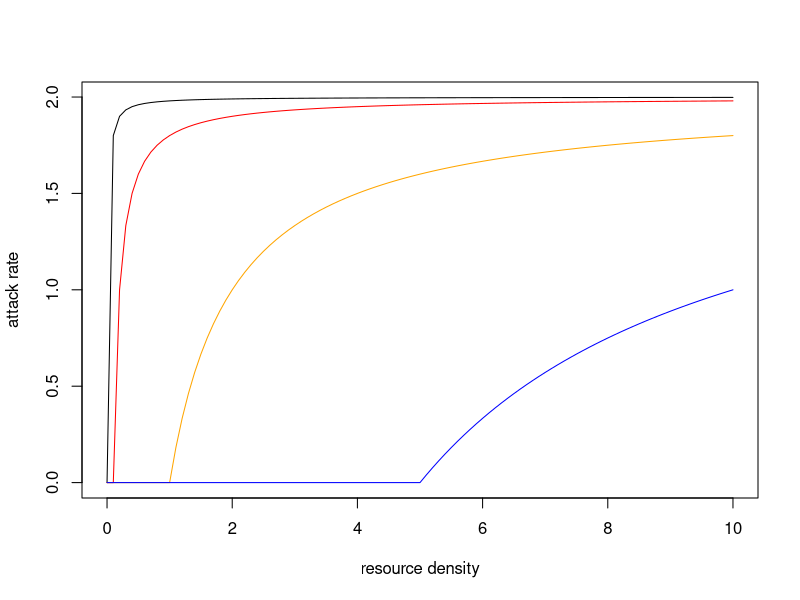
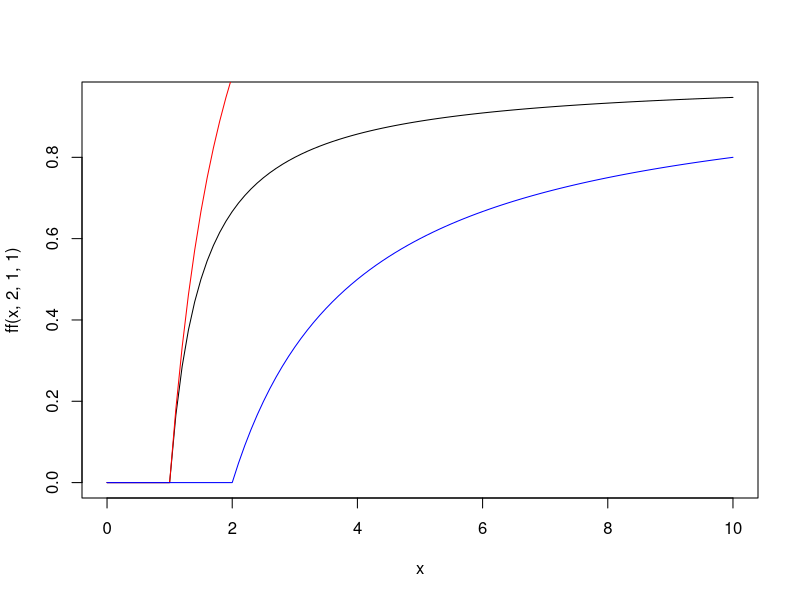
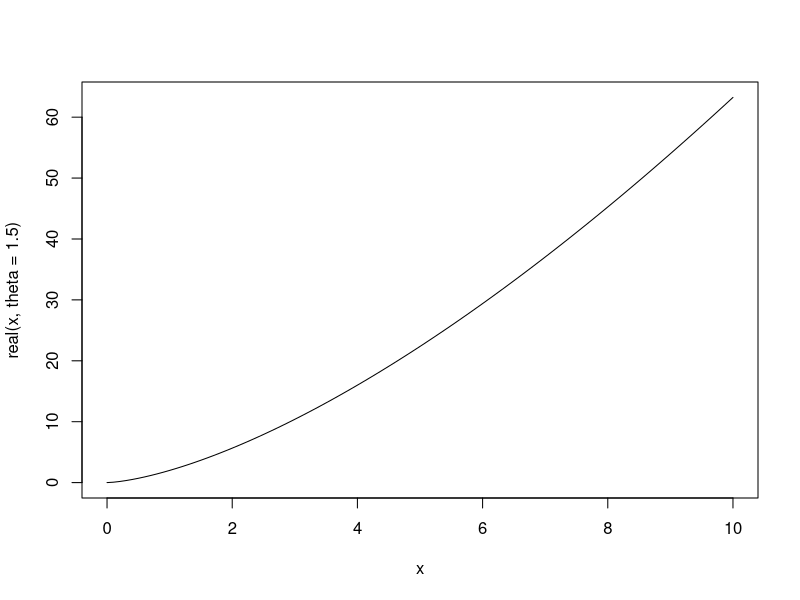
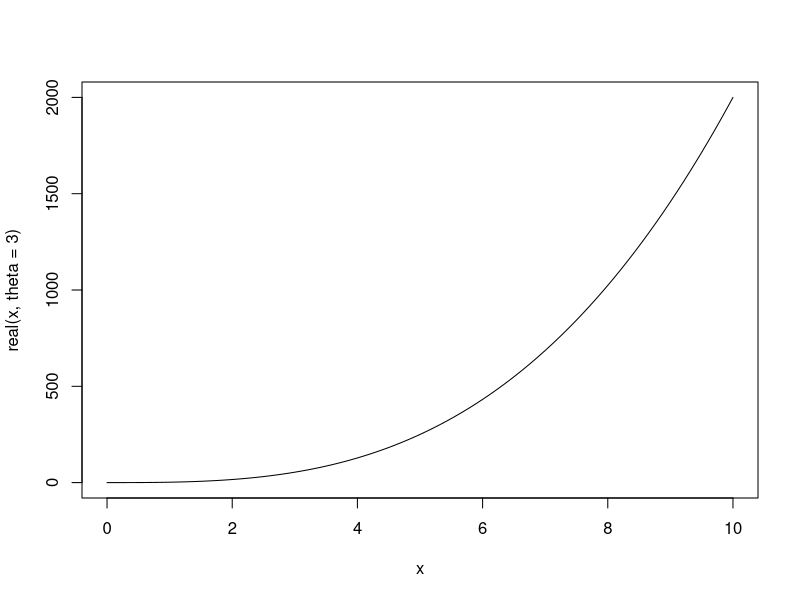
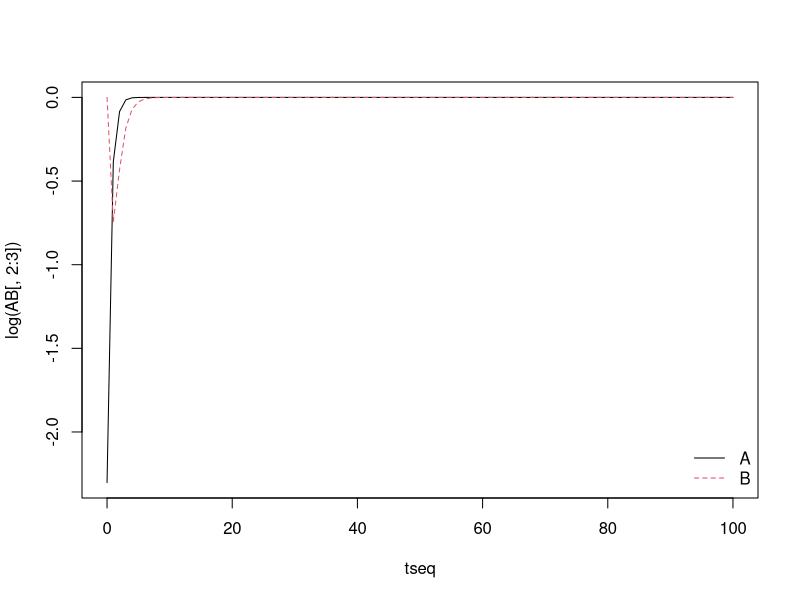
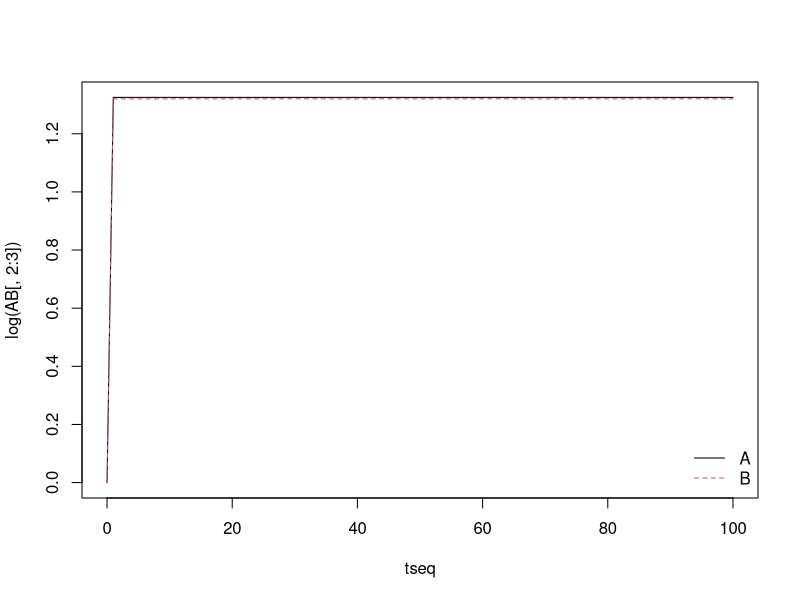
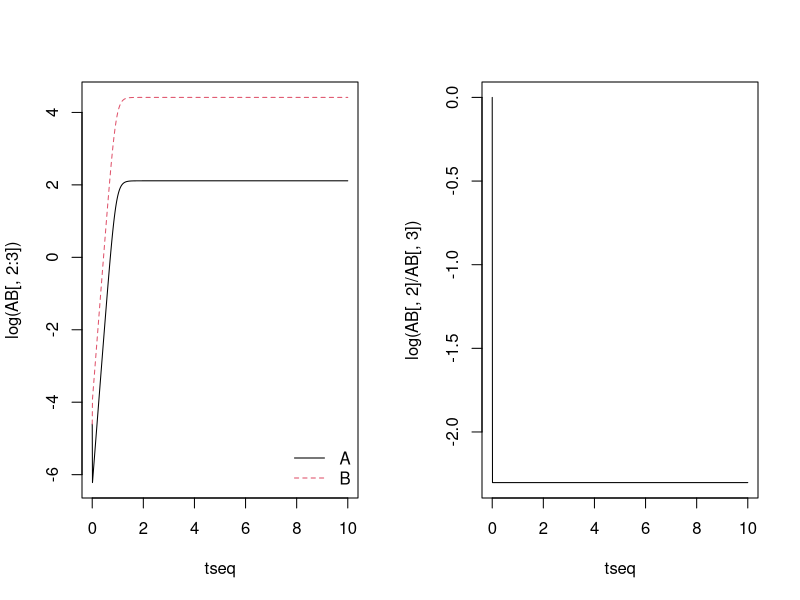
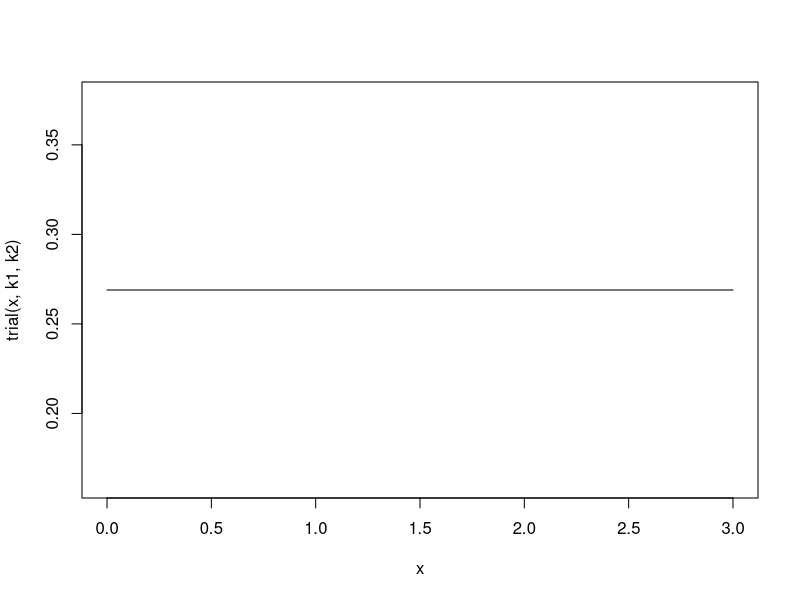

These charts were generated, in order, by the following R code:
### Effects of refuges on attack rates and functional response ###

# Prey always find refuges ------------------------------------------------

af <- function(x,a,p){
  ifelse(x<=p,0,a*(x-p)/x)
}
curve(af(x,2,0.01),xlim=c(0,10),xlab="resource density",ylab="attack rate")
curve(af(x,2,0.1),xlim=c(0,10),add=T,col="red")
curve(af(x,2,1),xlim=c(0,10),add=T,col="orange")
curve(af(x,2,5),xlim=c(0,10),add=T,col="blue")

# Prey find refuges with probability p ------------------------------------
# (or spend a fraction of their time p in them)

ff <- function(x,a,h,p){
  ifelse(x<=p,0,a*(x-p)/(1+a*h*(x-p)) )
}
curve(ff(x,2,1,1),xlim=c(0,10))
curve(af(x,2,1),add=T,col="red")
curve(af(x,1,2),add=T,col="blue")

# Hill function -----------------------------------------------------------

real <- function(x,a=2,h=2,theta=1.5){
  a*x^theta
}
  # from Real / Hill functional response 
curve(real(x,theta=1.5),xlim=c(0,10))
curve(real(x,theta=3),xlim=c(0,10))

# Turchin models ----------------------------------------------------------

require(deSolve)
tseq <- 0:100
dAB <- function(t,y,parms){
  A <- y[1]
  B <- y[2]
  with(parms, {
    dA <- b*B - a*A
    dB <- a*A - b*B
    list(c(dA=dA,dB=dB))
  })
}
AB <- ode(y=c(2,1),times=tseq,func=dAB,parms=list(a=1,b=2))

dAB <- function(t,y,parms){
  A <- y[1]
  B <- y[2]
  with(parms, {
    dA <- (c*B + r*A)*(1-A/m)
    dB <- s*A - c*B*(1-A/m) - d*B
    list(c(dA=dA,dB=dB))
  })
}

s <- 1
c <- 1
m <- 1
d <- 1
r <- 1
AB <- ode(y=c(0.1,1),times=tseq,func=dAB,parms=list(s=s,c=c,m=m,d=d,r=r))
matplot(tseq,log(AB[,2:3]),type="l")
legend("bottomright",legend=LETTERS[1:2],col=1:2,lty=1:2,bty="n")

# Migration models --------------------------------------------------------

require(deSolve)
tseq <- 0:100

dAB <- function(t,y,parms){
  A <- y[1]
  B <- y[2]
  with(parms, {
    dA <- b*(A+B) - d*(A+B)^2 + m2*B*(1-A/k2) - m1*A*(1-B/k1)
    dB <- b*(A+B) - d*(A+B)^2 + m1*A*(1-B/k1) - m2*B*(1-A/k2) - x*B
    list(c(dA=dA,dB=dB))
  })
}

mypars <- list(
  b = 10,
  d = 1,
  m1 = 1000,
  m2 = 1000,
  k1 = 0.001,
  k2 = 0.001,
  x = 10
)

AB <- ode(y=c(1,1),times=tseq,func=dAB,parms=mypars)
matplot(tseq,log(AB[,2:3]),type="l")
legend("bottomright",legend=LETTERS[1:2],col=1:2,lty=1:2,bty="n")

# Abrams models -----------------------------------------------------------

require(deSolve)
tseq <- seq(0,10,length.out=1000)

dAB <- function(t,y,parms){
  A <- y[1]
  B <- y[2]
  with(parms, {
    dA <- A * (b - (A+B)/k - m1) + m2*B
    dB <- B * (b*0.01 - (A+B)/k - x - m2) + m1*A
    list(c(dA=dA,dB=dB))
  })
}

mypars <- list(
  b = 1000,
  k = 10,
  m1 = 10^8,
  m2 = 10^7,
  x = 100
)

par(mfrow=c(1,2))
AB <- ode(y=c(0.01,0.01),times=tseq,func=dAB,parms=mypars)
matplot(tseq,log(AB[,2:3]),type="l")
legend("bottomright",legend=LETTERS[1:2],col=1:2,lty=1:2,bty="n")
plot(log(AB[,2]/AB[,3])~tseq,type="l")

tail(AB)

# Refuge functions --------------------------------------------------------

par(mfrow=c(1,1))
trial <- function(R,k1,k2){
  plogis(k1 - k2 + R*0)
}
k1 <- 1
k2 <- 2
curve(trial(x,k1,k2),xlim=c(0,k1+k2))
abline(h=log(k1/k2),col="red",lty=2)

# Resource selection functions --------------------------------------------

curve(plogis(1 + 1*x)/(plogis(1 + 1*x)+plogis(1 + 1*x)),xlim=c(0,5))


# Predation isodars -------------------------------------------------------

mu <- 1 # mortality from consumers
Nseq <- 10^(seq(-2,2,length.out=100))
r <- 10
k <- 50
logistic <- function(N,r,k,mu){
  r * (1-N/k) - mu
}
par(mfrow=c(1,1))
plot(logistic(Nseq,r,k,mu=0)~Nseq,type="l")
lines(logistic(Nseq,r,k,mu=mu)~Nseq,lty=2)
abline(h=0,lty=3)
abline(v=k,lty=3)

N1fun <- function(N2,r1,r2,k1,k2,x){
  k1*(x/r1 - (r2/r1)*(1-N2/k2) + 1)
}

curve(
  N1fun(x,r1=5,r2=10,k1=50,k2=100,x=1)/(x+N1fun(x,r1=5,r2=10,k1=50,k2=100,x=1)),
                                        xlim=c(0,100),ylim=c(0,1)
                                        )
curve(N1fun(x,r1=5,r2=10,k1=50,k2=100,x=10)/x,add=T,lty=2)
abline(h=1,lty=3)

# oddfun <- function(N2,r1,r2,k1,k2,x){
#   plogis( log( 1 / ( ((r2-r1)*k2)/(r2*N2) + r1/r2 * k2/k1 ) ) )
# }
oddfun <- function(N2,r1,r2,k1,k2,x){
  plogis( log( k1/r1 * ( (r1 - r2 + x)/N2 + r2/k2 ) ) )
}
curve(oddfun(N2=x,r1=4,r2=5,k1=80,k2=100,x=0),xlim=c(0,100),ylim=c(0,1))
curve(oddfun(N2=x,r1=4,r2=5,k1=80,k2=100,x=0.5),add=T,lty=2)
curve(oddfun(N2=x,r1=4,r2=5,k1=80,k2=100,x=1),add=T,lty=3)
curve(oddfun(N2=x,r1=4,r2=5,k1=80,k2=100,x=2),add=T,lty=4)
curve(oddfun(N2=x,r1=4,r2=5,k1=80,k2=100,x=5),add=T,lty=5)
curve(oddfun(N2=x,r1=5,r2=5,k1=100,k2=100,x=0),add=T,lty=5)

curve(oddfun(N2=25,r1=5,r2=5,k1=100,k2=100,x=x),xlim=c(0,100),ylim=c(0,1))
curve(oddfun(N2=50,r1=5,r2=5,k1=100,k2=100,x=x),add=T,lty=2)
curve(oddfun(N2=75,r1=5,r2=5,k1=100,k2=100,x=x),add=T,lty=3)
curve(oddfun(N2=100,r1=5,r2=5,k1=100,k2=100,x=x),add=T,lty=4)

oddfun2 <- function(N2,r,k,x){
  plogis( log( 1 - (x*k)/(r*N2) ) )
}
curve(oddfun2(N2=x,r=5,k=100,x=1),xlim=c(0,100),ylim=c(0,1))
curve(oddfun2(N2=x,r=5,k=100,x=-1),add=T,lty=2)

N2isofun <- function(N1,r,k,x){
  N1 + x*k/r
}
par(mar=c(4,4,4,4))
curve(N2isofun(N1=x,r=5,k=100,x=1),xlim=c(0,100),ylim=c(0,100))
curve(N2isofun(N1=x,r=5,k=100,x=-1),add=T,lty=2)


# ESS ---------------------------------------------------------------------

ess <- function(N,r,k,x){
  p <- 1/2 - k*x / (4*r*N)
  p[p<=0] <- 0
  p[p>=1] <- 1
  return(p)
  # 1/2 - k*x / (4*r*N)
}
curve(ess(N=x,r=5,k=100,x=0.5),xlim=c(0,200),ylim=c(0,1))
curve(ess(N=x,r=5,k=100,x=1),add=T,lty=2)
curve(ess(N=x,r=5,k=100,x=2),add=T,lty=3)
curve(ess(N=x,r=5,k=100,x=5),add=T,lty=5)

curve(x*ess(N=x,r=5,k=100,x=1)/(1+1*x*ess(N=x,r=5,k=100,x=1)),
      xlim=c(0,100),ylim=c(0,1))

ess2 <- function(N,r,k,x,c){
  p <- (2*r*N - k*x) / (2*r*N*(1+c)) 
  p[p<=0] <- 0
  p[p>=1] <- 1
  return(p)
  # 1/2 - k*x / (4*r*N)
}
curve(ess2(N=x,r=5,k=100,x=2,c=0.25),xlim=c(0,100),ylim=c(0,1))
curve(ess2(N=x,r=5,k=100,x=2,c=0.5),add=T,lty=2)
curve(ess2(N=x,r=5,k=100,x=2,c=1),add=T,lty=3)
curve(ess2(N=x,r=5,k=100,x=2,c=2),add=T,lty=4)

curve(ess2(N=x,r=5,k=100,x=1,c=0.25),add=T,lty=1,col="red")
curve(ess2(N=x,r=5,k=100,x=1,c=0.5),add=T,lty=2,col="red")
curve(ess2(N=x,r=5,k=100,x=1,c=1),add=T,lty=3,col="red")
curve(ess2(N=x,r=5,k=100,x=1,c=2),add=T,lty=4,col="red")

curve(ess2(N=x,r=5,k=100,x=0,c=2),add=T,lty=4)

# Mixed DD functions ------------------------------------------------------

dN <- function(N,r,k,x,c){
  p <- (2*r*N - k*x) / (2*r*N*(1+c)) 
  p[p<=0] <- 0
  p[p>=1] <- 1
  dN <- p*r*(1-p*c*N/k) + (1-p)*(r*(1-(1-p)*N/k)+x)
  return(dN)
  # 1/2 - k*x / (4*r*N)
}

curve(dN(N=x,r=5,k=100,x=2,c=0.25),xlim=c(0,1000))
curve(dN(N=x,r=5,k=100,x=2,c=0.5),add=T,lty=2)
curve(dN(N=x,r=5,k=100,x=2,c=1),add=T,lty=3)
curve(dN(N=x,r=5,k=100,x=2,c=2),add=T,lty=4)
abline(h=0,col="red")
